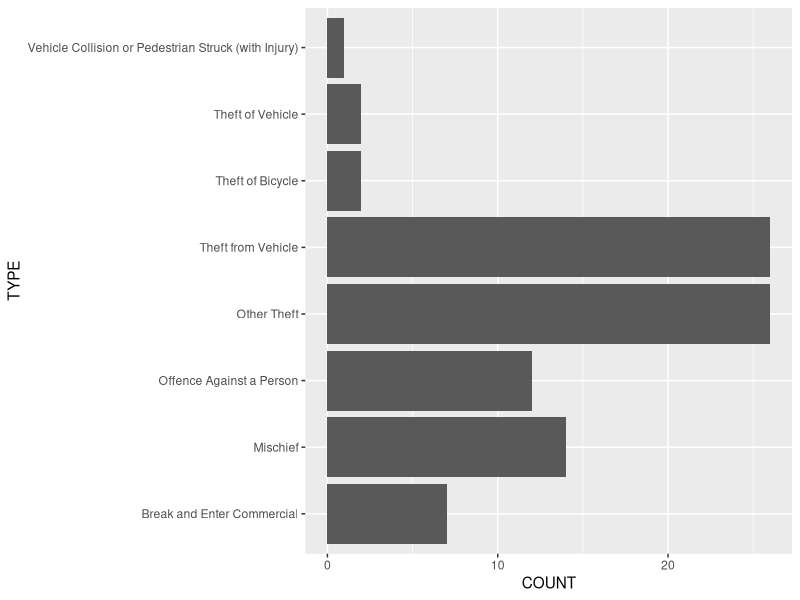

R code for this plot:
## ---- chunk 1
#| message: false
#| warning: false
library(tidyverse)
## ---- chunk 2
crimedata <- read_csv("crimedata_csv_AllNeighbourhoods_2023.csv")
crimedata
## ---- chunk 3
#| message: false
jan_25_crimes <- crimedata |> 
  filter(YEAR == 2023, MONTH == 1, DAY == 25)

jan_25_crimes
## ---- chunk 4
jan_25_crimes |> 
  group_by(TYPE) |> 
  summarize(COUNT = n()) |> 
  ggplot(aes(x = TYPE, y = COUNT)) + 
  geom_col() +
  coord_flip()
